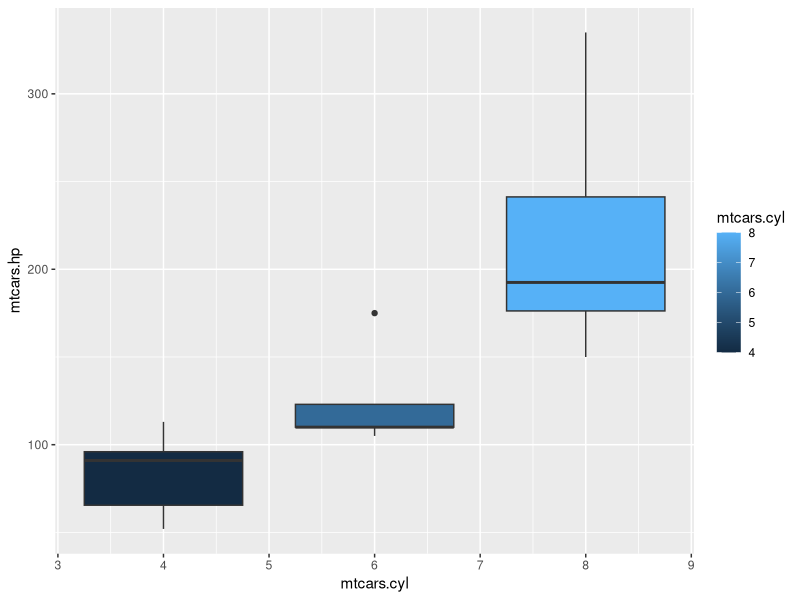
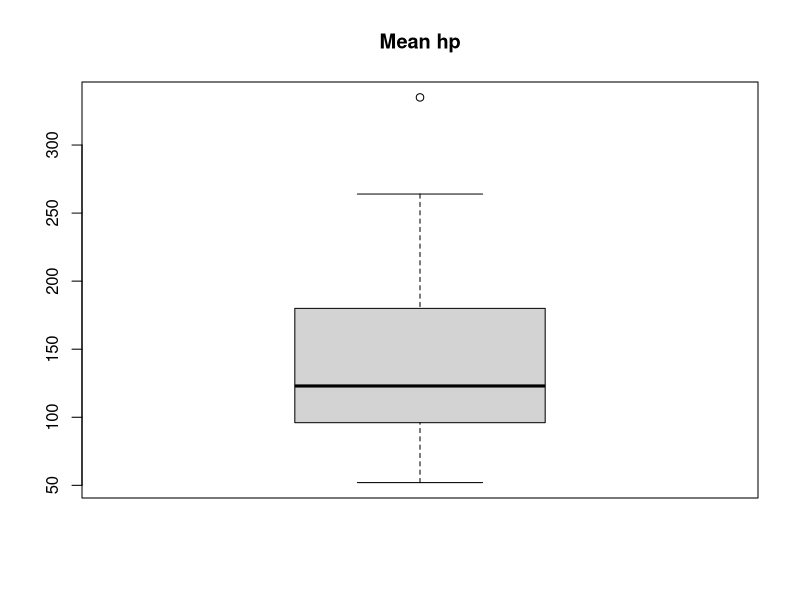
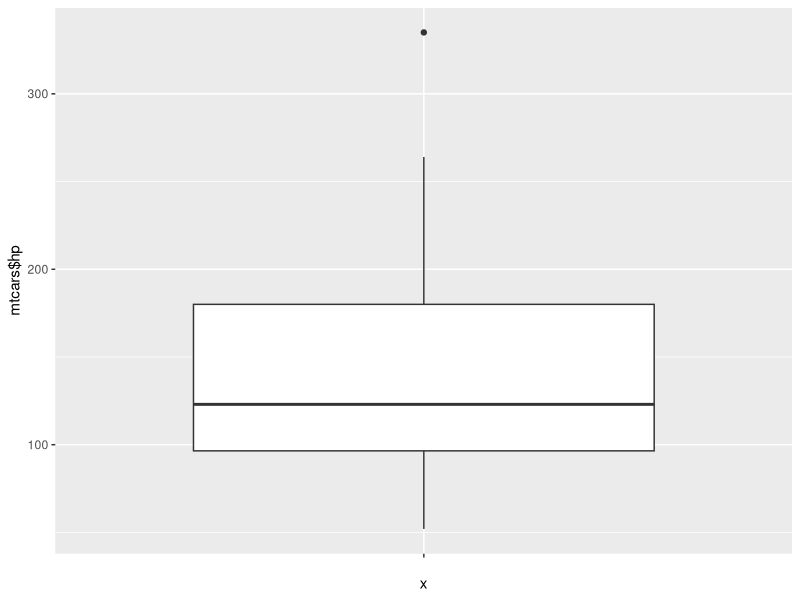
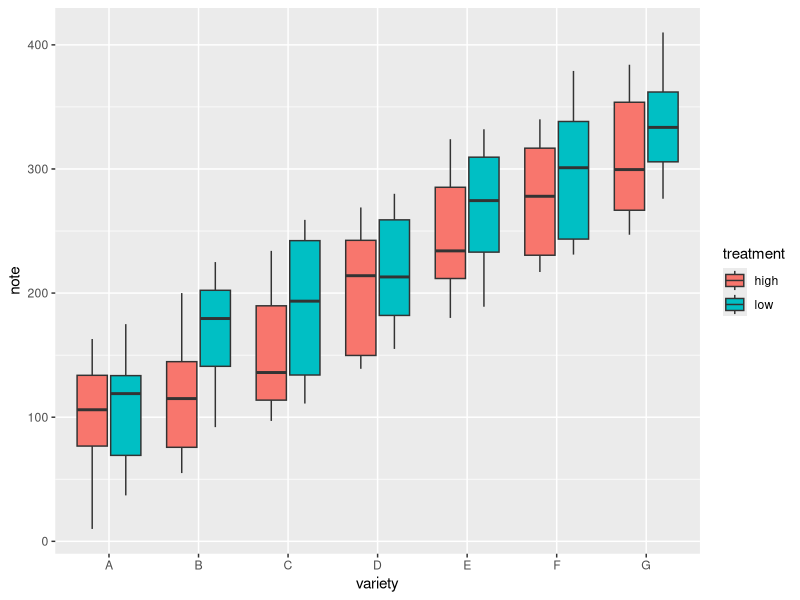

These figures' R source, in order: (Note: this script raises an error after producing the figures.)
############################################
# boxplot demo and filtering with dplyr
############################################

library(MASS)
library(ggplot2)
library(dplyr)
mtcars
str(mtcars)
class(mtcars)
dim(mtcars)

############################################
# exemple : puissance moyenne selon le nombre de cylindres
cardata <- data.frame(mtcars$cyl, mtcars$hp)

ggplot(cardata, aes(x=mtcars.cyl, y=mtcars.hp, group=mtcars.cyl, fill=mtcars.cyl)) +
  geom_boxplot()

############################################
# recherche et autres exemples
# simple boxplot
boxplot(mtcars$hp, main="Mean hp")

# simple boxplot mit ggplot
ggplot(mtcars, aes(x="", y=mtcars$hp)) + geom_boxplot()


# group by with dplyr
mtcars %>% 
  group_by(cyl) %>% 
  summarize(meanHp = mean(hp), sd=sd(hp))

mtcars %>%
  group_by(cyl) %>%
  summarize(puissance = mean(hp), stddev = sd(hp)) %>%
  arrange(desc(puissance))

############################################
# exemple tiré de 
# https://www.r-graph-gallery.com/265-grouped-boxplot-with-ggplot2/
# create a data frame
variety=rep(LETTERS[1:7], each=40)
treatment=rep(c("high","low"),each=20)
note=seq(1:280)+sample(1:150, 280, replace=T)
data=data.frame(variety, treatment ,  note)

# grouped boxplot
ggplot(data, aes(x=variety, y=note, fill=treatment)) +
  geom_boxplot()

mtcars %>%
  filter(cyl == 8) %>%
  summarize(puissance = mean(hp), xx = sd(hp))

mtcars %>%
  filter(cyl == 8) %>%
  summarize(meanHp = mean(hp), sd = sd(hp))


ggplot(tabhp, aes(x=mhp$cyl, y=mhp$hp, group=mhp$cyl)) + geom_boxplot()

  
############################################
movies <- data.frame(movie = as.factor(c("Movie 1", "Movie 2", "Movie 3", "Movie 4", "Movie 5")), 
                     director = as.factor(c("Dir 1", "Dir 2", "Dir 1", "Dir 3", "Dir 3")), 
                     director_rating =  c(1000, 2000, 1500, 3000, 4000))

movies

movies %>% 
  group_by(director) %>%
  summarize(moyenne = mean(director_rating)) %>%
  arrange(desc(moyenne))
  




